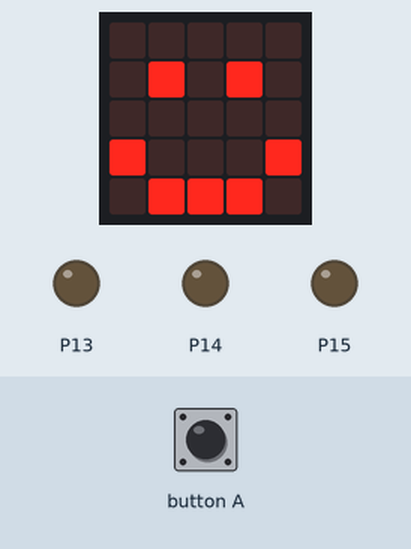
Recording of a program running on a simulated BBC micro:bit (MakeCode). Shown: the board's 5×5 LED display, output pins drawn as LEDs (lit = HIGH). The test bench sets the inputs (shaded band).

Above: at 1.8 s.
1.9 s: button A pressed for 0.15 s
At 2.8 s:
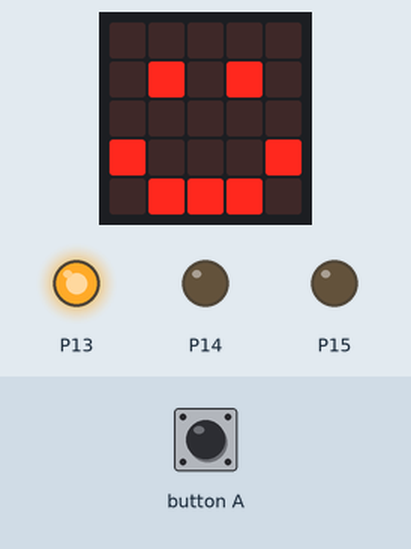
At 3.8 s:
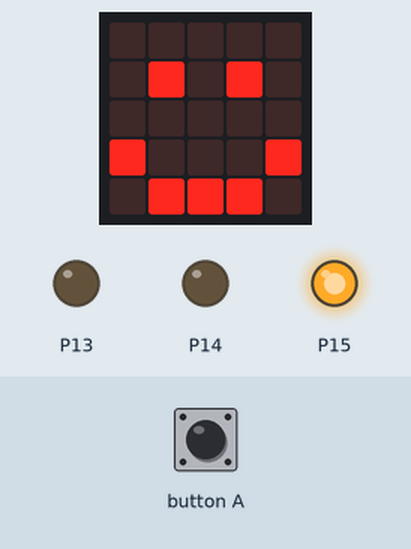
Timing chart, 0 to 10.6 s (numbered marks = the images above; inputs shaded):
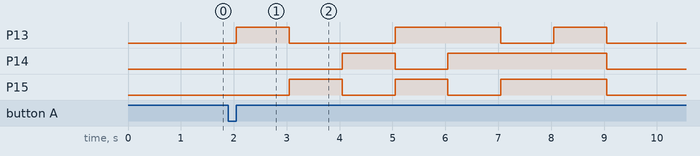

Measured:
- after the input at 1.9 s, P13: goes HIGH 1.0 s, LOW 2.0 s, HIGH 2.0 s, LOW 1.0 s, HIGH 1.0 s, then LOW, starting after 0.15 s; P14: LOW → HIGH after 2.2 s, → LOW 1.0 s later, → HIGH 1.0 s later, → LOW 3.0 s later; P15: goes HIGH 1.0 s, LOW 1.0 s, HIGH 1.0 s, LOW 1.0 s, HIGH 2.0 s, then LOW, starting after 1.2 s

The program:

main.ts
```typescript
// (licence header left out)
basic.clearScreen()
basic.showIcon(IconNames.Happy)

input.onButtonPressed(Button.A, function() {
    // turn on red
       pins.digitalWritePin(DigitalPin.P13, 1)

    // turn on blue
        basic.pause(1000)
        pins.digitalWritePin(DigitalPin.P13, 0)
        pins.digitalWritePin(DigitalPin.P15, 1)

    // turn on green
        basic.pause(1000)
        pins.digitalWritePin(DigitalPin.P15, 0)
        pins.digitalWritePin(DigitalPin.P14, 1)

    // turn on purple
        basic.pause(1000)
        pins.digitalWritePin(DigitalPin.P14, 0)
        pins.digitalWritePin(DigitalPin.P13, 1)
        pins.digitalWritePin(DigitalPin.P15, 1)

    // turn on cyan
        basic.pause(1000)
        pins.digitalWritePin(DigitalPin.P15, 0)
        pins.digitalWritePin(DigitalPin.P13, 1)
        pins.digitalWritePin(DigitalPin.P14, 1)

    // turn on yellow
        basic.pause(1000)
        pins.digitalWritePin(DigitalPin.P13, 0)
        pins.digitalWritePin(DigitalPin.P15, 1)
        pins.digitalWritePin(DigitalPin.P14, 1)

    // turn on white
       basic.pause(1000)
       pins.digitalWritePin(DigitalPin.P14, 1)
       pins.digitalWritePin(DigitalPin.P13, 1)
       pins.digitalWritePin(DigitalPin.P15, 1)

    // turn off RGM LED
       basic.pause(1000)
       pins.digitalWritePin(DigitalPin.P14, 0)
       pins.digitalWritePin(DigitalPin.P13, 0)
       pins.digitalWritePin(DigitalPin.P15, 0)

})
```
